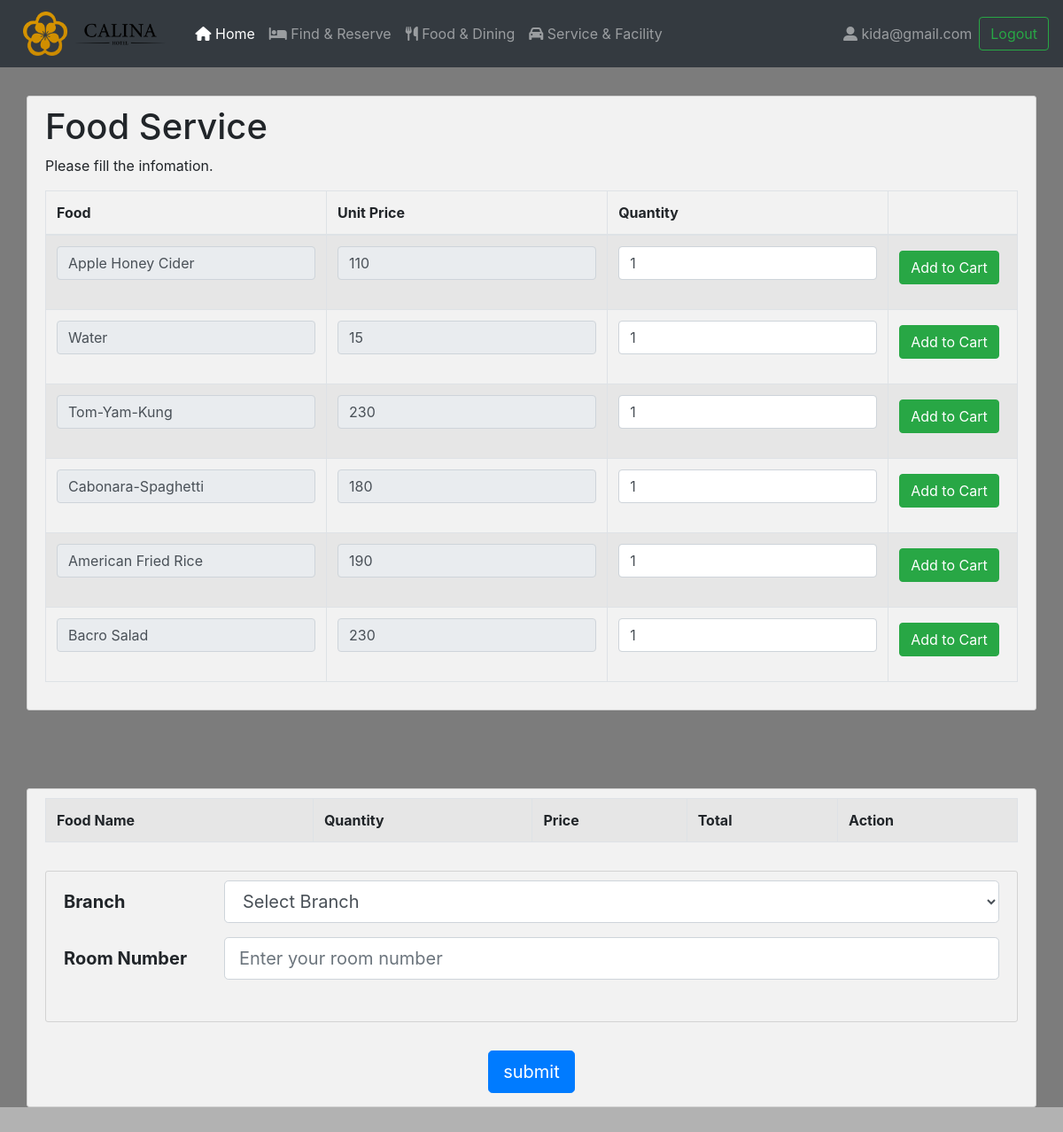
The app's page /food.php (signed in) with its own data.
### tables this page shows
CREATE TABLE `Menu` (
  `foodID` varchar(10) NOT NULL,
  `foodName` varchar(20) NOT NULL,
  `price` float NOT NULL,
  `url` varchar(100) DEFAULT NULL
);

### food.php (the view, shortened to what this page needs)
<?php
require_once "config.php";
?>
<!Doctype html>
<html>
<head>
    <link rel="stylesheet" href="https://cdnjs.cloudflare.com/ajax/libs/font-awesome/4.7.0/css/font-awesome.min.css">
    <link rel="stylesheet" href="https://stackpath.bootstrapcdn.com/bootstrap/4.4.1/css/bootstrap.min.css">
    <link rel="stylesheet" href="//code.jquery.com/ui/1.12.1/themes/base/jquery-ui.css">
    <link rel="stylesheet" type="text/css" href="food.css">
    <?php
    $query = "SELECT * FROM Menu";
    $result = mysqli_query($conn, $query);
    ?>
</head>
<body>
    <nav class="navbar navbar-expand-sm bg-dark navbar-dark">
        <a href="index.php" class="navbar-brand"><img src="Logo/Calina_Logo-tiny.png" alt="logo"></a>
        <div class="collapse navbar-collapse" id="navbarCollapse">
            <div class="navbar-nav">
                <a href="index.php" class="nav-item nav-link active"><i class="fa fa-home"></i> Home</a>
                <a href="roomSelectPage.php" class="nav-item nav-link"><i class="fa fa-bed"></i> Find & Reserve</a>
                <a href="food.php" class="nav-item nav-link"><i class="fa fa-cutlery"></i> Food & Dining</a>
                <a href="service&facility.php" class="nav-item nav-link" tabindex="-1"><i class="fa fa-car"></i> Service & Facility</a>
            </div>
            <div class="navbar-nav ml-auto">
                <?php if (isset($_SESSION['email']) != NULL) : ?>
                    <a class="nav-item nav-link"> <i class="fas fa-user-alt"> </i> <?php echo $_SESSION['email']; ?> </a>
                    <form class="form-inline" action="logout.php" method="POST">
                        <button class="btn btn-outline-success my-2 my-sm-0" type="submit" name="logout">Logout</button>
                    </form>
                <?php endif ?>
            </div>
        </div>
    </nav>
    <div class="container">
        <h1>Food Service</h1>
        <p>Please fill the infomation.</p>
        <table id="myTable" class="table table-bordered table-striped">
            <thead>
                <tr>
                    <th>Food</th>
                    <th>Unit Price</th>
                    <th>Quantity</th>
                    <th></th>
                </tr>
            </thead>
            <?php if (mysqli_num_rows($result) > 0) : ?>
                <?php while ($row = mysqli_fetch_array($result)) : ?>
                    <form method="post" action="food.php?action=add&id=<?php echo $row["foodID"]; ?>">
                        <tr>
                            <td>
                                <div class="form-group">
                                    <?php echo '<input type=text id="food" class="form-control" readonly value="' . $row['foodName'] . '">' ?>
                                </div>
                            </td>
                            <td>
                                <div class="form-group">
                                    <?php echo '<input type=number id="unitPrice" name="price" class="form-control" readonly value="' . $row['price'] . '">' ?>
                                </div>
                            </td>
                            <td>
                                <div class="form-group">
                                    <input type="number" name="qty" min="0" value="1" id="qty" class="form-control" />
                                </div>
                            </td>
                            <td>
                                <div class="form-group">
                                    <input type="submit" name="add_to_cart" style="margin-top:5px;" class="btn btn-success" value="Add to Cart" />
                                </div>
                            </td>
                        </tr>
                    </form>
                <?php endwhile; ?>
            <?php endif; ?>
        </table>
    </div>
    <p><br /></p>
    <div class="container">
        <form method="POST" action="food_action.php" name="order">
            <table class="table table-bordered table-striped">
                <thread>
                    <th>Food Name</th>
                    <th>Quantity</th>
                    <th>Price</th>
                    <th>Total</th>
                    <th>Action</th>
                </thread>
            </table>
            <div class="container">
                <div class="form-group row">
                    <label for="Branch" class="col-sm-2 col-form-label col-form-label-lg"><b>Branch</b></label>
                    <div class="col-sm-10">
                        <select class="form-control form-control-lg" name="Branch" id="branch" required>
                            <option value="">Select Branch</option>
                        </select>
                    </div>
                </div>
                <div class="form-group row">
                    <label for="Branch" class="col-sm-2 col-form-label col-form-label-lg"><b>Room Number</b></label>
                    <div class="col-sm-10">
                        <p><input type="text" name="roomID" placeholder="Enter your room number" class="form-control form-control-lg mb-2" required></p>
                    </div>
                </div>
            </div>
            <input type="submit" name="sumbit" style="margin-top:5px; " align="center" class="btn btn-lg btn-primary mx-auto d-block" value="submit" />
        </form>
    </div>
</body>
</html>

### food.css (style rules this page uses)
body { min-height:100%; background:url(./picHotelRoom/pic4.jpg); background-size:cover; box-shadow:inset 0 0 0 2000px rgba(0, 0, 0, 0.3); }
html { min-height:100%; background:url(./picHotelRoom/pic4.jpg); background-size:cover; box-shadow:inset 0 0 0 2000px rgba(0, 0, 0, 0.3); }
.container { background-color: #f2f2f2; margin-top: 2em; margin-bottom: 2em; padding: 10px 20px 15px 20px; border: 1px solid rgb(211, 211, 211); border-radius: 3px; }
.navbar-brand img { height: 50px; padding-right: 10px; padding-left: 10px; }

### records on screen
menu: foodName "Apple Honey Cider", price "110"
menu: foodName "Water", price "15"
menu: foodName "Tom-Yam-Kung", price "230"
menu: foodName "Cabonara-Spaghetti", price "180"
menu: foodName "American Fried Rice", price "190"
menu: foodName "Bacro Salad", price "230"

### other values on screen
$_SESSION['email'] "kida@gmail.com"
